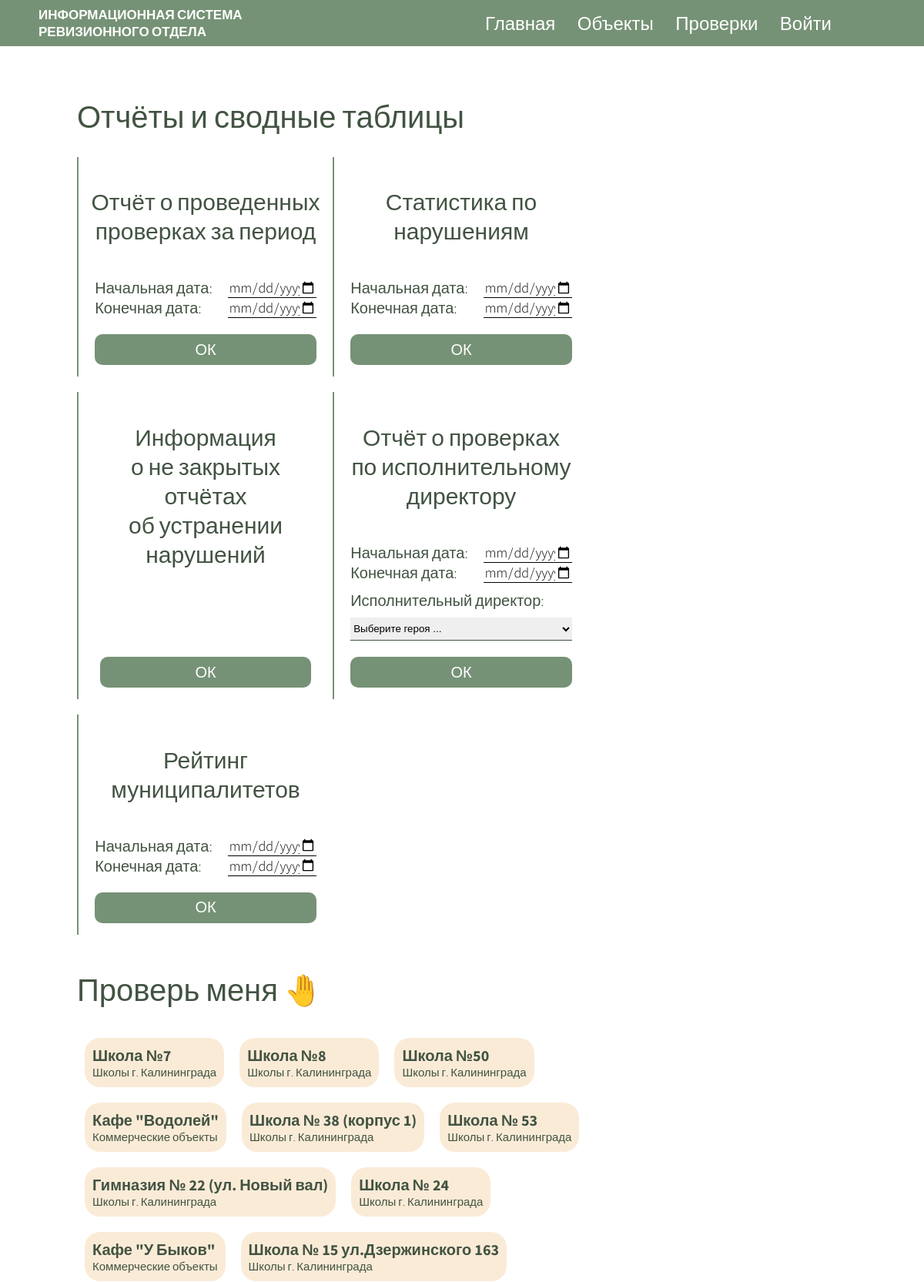
The page / (upper part) on the database its author committed.
### checks/models.py (models this page shows, shortened)
class Object(models.Model):
    name = models.CharField(max_length=30, null=False)
    location = models.ForeignKey(Location, on_delete=models.CASCADE, related_name='location')
    isExists = models.BooleanField()

class Location(models.Model):
    name = models.CharField(max_length=30, null=False, verbose_name='Наименование района', unique=True)
    executive_director = models.ForeignKey(ExecutiveDirector, on_delete=models.CASCADE, related_name='executive_director', null=True)
    def __str__(self):
        return self.name

### checks/views/start_page.py (the view)
# urls.py: path('', start_view, name='start_page'),
def start_view(request):
    context = {
        'executive_directors': ExecutiveDirector.objects.filter(is_worked=True),
        'plan': make_plan(),
    }
    return render(request, context=context, template_name='checks/index.html')

### checks/models.py (called while the page is built)
    def __str__(self):
        return f"{self.first_name} {self.last_name}"

### checks/servises/plan.py (called while the page is built)
def has_not_control():
    return [i for i in Object.objects.filter(isExists=True) if len(ControlEvent.objects.filter(object=i)) == 0]

def primary_control():
    last_control = {}
    for object in Object.objects.filter(isExists=True):
        control_events = ControlEvent.objects.filter(object=object).order_by('-date')
        if len(control_events) > 0:
            last_control[object] = control_events[0].date
    return [i[0] for i in sorted(last_control.items(), key=lambda item: item[1])][:15]

def repeat_control():
    last_control = {}
    for object in Object.objects.filter(isExists=True):
        control_events = ControlEvent.objects.filter(object=object).order_by('-date')
        if len(control_events) > 0:
            if control_events[0].score < 80:
                last_control[object] = control_events[0].date
    return [i[0] for i in sorted(last_control.items(), key=lambda item: item[1])][:5]

def make_plan():
    return set(has_not_control() + primary_control() + repeat_control())

### checks/templates/checks/index.html (shortened to what this page needs)
<!DOCTYPE html>
{% load static %}
<html lang='ru'>
	<head>
	    <link href="{% static "/css/style.css" %}?v=21062022" rel="stylesheet">
        <link href="{% static "/css/object_page.css" %}?v=28062022" rel="stylesheet">
	</head>
	<body>
        {% block head %}
        <div class="head">
            <div class="logo">Информационная система<br>ревизионного отдела</div>
            <div class="head-items">
                <div class="head__item">
                    <a class="head-link" href="{% url 'start_page' %}">Главная</a>
                </div>
                <div class="head__item">
                    <a class="head-link" href="{% url 'object-list' %}">Объекты</a>
                </div>
                <div class="head__item">
                    <a class="head-link" href="{% url 'control-event-list' %}">Проверки</a>
                </div>
                <div class="head__item user">
                    {% if user.is_authenticated is False %}
                    <a class="head-link" href="/accounts/login/">Войти</a>
                    {% else %}
                    <a class="head-link" href="{% url 'logout' %}">{{user}}</a>
                    {% endif %}
                </div>
            </div>
        </div>
        {% endblock %}
        <div class="wrap">
            <main>
                {% block main %}
                <h1 class="main-header">Отчёты и сводные таблицы</h1>
                <div class="main-report-container">
                    <div class="main-report">
                        <h2 class="main-report__title">Отчёт о проведенных проверках за период</h2>
                        <form action="/report/" method="get" class="main-report-form">
                            <label for="start_date">Начальная дата:
                                <input id="start_date" type="date" name="start_date" required>
                            </label>
                            <label for="finish_date">Конечная дата:
                                <input id="finish_date" type="date" name="finish_date" required>
                            </label>
                            <input id="submit" type="submit" value="ОК">
                        </form>
                    </div>
                    <div class="main-report">
                        <h2 class="main-report__title">Статистика по нарушениям</h2>
                        <form action="/breach_statistics/" method="get" class="main-report-form">
                            <label for="start_date">Начальная дата:
                                <input id="start_date" type="date" name="start_date" required>
                            </label>
                            <label for="finish_date">Конечная дата:
                                <input id="finish_date" type="date" name="finish_date" required>
                            </label>
                            <input id="submit" type="submit" value="ОК">
                        </form>
                    </div>
                    <div class="main-report">
                        <h2 class="main-report__title">Информация<br> о не закрытых отчётах<br> об устранении нарушений</h2>
                        <form action="/report_checking/report_not_submited/" method="get" class="main-report-form">
                            <input id="submit" class="ok" type="submit" value="ОК">
                        </form>
                    </div>
                    <div class="main-report">
                        <h2 class="main-report__title">Отчёт о проверках<br> по исполнительному директору</h2>
                        <form action="ex_direct_report/" method="get" class="main-report-form">
                            <label for="start_date">Начальная дата:
                                <input id="start_date" type="date" name="start_date" required>
                            </label>
                            <label for="finish_date">Конечная дата:
                                <input id="finish_date" type="date" name="finish_date" required>
                            </label>
                            <label class="main-report__executive-director-cintainer" for="execute_director">Исполнительный директор:
                                <select id="executive_director" name="executive_director" required>
                                    <option disabled selected>Выберите героя ...</option>
                                </select>
                            </label>
                            <input id="submit" type="submit" value="ОК">
                        </form>
                    </div>
                    <div class="main-report">
                        <h2 class="main-report__title">Рейтинг<br>
                        муниципалитетов</h2>
                        <form action="rating/" method="get" class="main-report-form" target="_blank">
                            <label for="start_date">Начальная дата:
                                <input id="start_date" type="date" name="start_date" required>
                            </label>
                            <label for="finish_date">Конечная дата:
                                <input id="finish_date" type="date" name="finish_date" required>
                            </label>
                            <input id="submit" type="submit" value="ОК">
                        </form>
                    </div>
                </div>
                <h1 class="main-header">Проверь меня &#129306</h1>
                <div class="check-me-container">
                    {% for object in plan %}
                    <a href="{% url 'object-page' object.id %}" class="check-me-item">
                        <div class="check-me-item__name">{{ object.name }}</div>
                        <div class="check-me-item__location">{{ object.location }}</div>
                    </a>
                    {% endfor %}
                </div>
                {% endblock %}
            </main>
    </body>
</html>

### static/css/style.css (style rules this page uses)
body { font-family: 'Source Sans Pro', sans-serif; font-weight: 300; font-size: 20px; margin: auto; min-width: 100%; color: #425342; }
h1 { font-family: 'Source Sans Pro', sans-serif; font-weight: 300; }
.wrap { margin: 0 100px; display: flex; margin-bottom: 100px; }
main { width: 1200px; display: flex; flex-direction: column; }
.head__item { font-size: 24px; margin-top: auto; color: white; }
.head-link { color: white; }
.user { color: black; }
.head { background-color: #769276; display: flex; margin-bottom: 40px; width: 100%; min-width: 100%; height: 60px; position: relative; justify-content: space-between; }
.head-items { color: black; display: flex; align-items: center; position: relative; margin-bottom: auto; margin-top: auto; margin-right: 10%; padding-bottom: auto; justify-content: space-between; width: 35%; min-width: 450px; }
.logo { margin-left: 50px; font-size: 17px; margin-top: auto; margin-bottom: auto; left: 50px; min-width: 250px; color: white; text-transform: uppercase; font-weight: bold; }
a { text-decoration: none; color: #425342; }
.main-header { font-weight: normal; }
.main-report-container { display: flex; flex-wrap: wrap; }
.main-report { display: flex; flex-direction: column; align-items:center; width: 30%; border: none; border-left: 2px solid #769276; padding: 15px; justify-content: space-between; margin-bottom: 20px; min-width: 300px; }
.main-report__title { text-align: center; font-size: 30px; font-weight: normal; }
.main-report-form { display: flex; flex-direction: column; margin-top: 17px; }
.main-report-form > #submit { margin-top: 21px; height: 40px; border: none; background-color: #769276; color: white; font-size: 20px; font-weight: normal; cursor: pointer; border-radius: 10px; }
#start_date, #finish_date { border: none; border-bottom: 1px solid black; height: 25px; width: 114px; margin-left: 20px; font: inherit; font-size: 18px; }
label { display: flex; justify-content: space-between; }
.main-report__executive-director-cintainer { display: flex; flex-direction: column; margin-top: 10px; }
#executive_director { width: 100%; margin-top: 10px; height: 30px; border: none; border-bottom: 1px solid #425342; }
select { width: 50%; }
option { width: 100px; }
.ok { width: 274px; height: 40px; }
.check-me-container { display: flex; flex-wrap: wrap; }
.check-me-item { display: flex; flex-direction: column; padding: 10px; margin: 10px; border-radius: 20px; background-color: antiquewhite; }
.check-me-item__name { font-weight: bold; }
.check-me-item__location { font-size: 15px; }

### rows shown on the page
Object: name "Школа №7", location "Школы г. Калининграда"
Object: name "Школа №8", location "Школы г. Калининграда"
Object: name "Школа №50", location "Школы г. Калининграда"
Object: name "Кафе \"Водолей\"", location "Коммерческие объекты"
Object: name "Школа № 38 (корпус 1)", location "Школы г. Калининграда"
Object: name "Школа № 53", location "Школы г. Калининграда"
Object: name "Гимназия № 22 (ул. Новый вал)", location "Школы г. Калининграда"
Object: name "Школа № 24", location "Школы г. Калининграда"
Object: name "Кафе \"У Быков\"", location "Коммерческие объекты"
Object: name "Школа № 15 ул.Дзержинского 163", location "Школы г. Калининграда"
